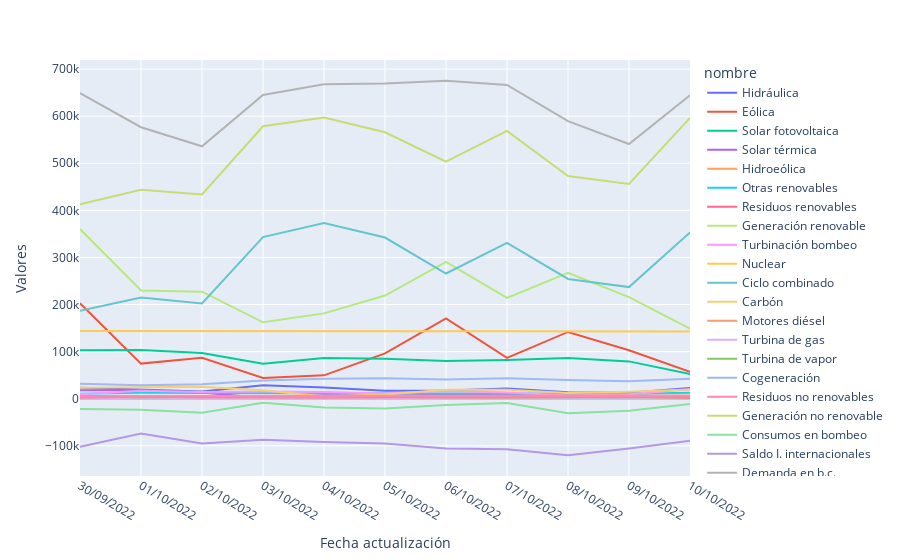

Notebook code for this chart:
### Code cell
px.line(data_frame = df_balance,
        x = 'Fecha actualización',
        y = 'Valores',
        color = 'nombre',
        color_discrete_sequence = colores_personalizados,
)

#Dividir por energías (tres gráficas)

### Figure 1 — Plotly figure (JSON) as saved in the notebook; plotly's stock layout.template omitted (floating-point values rounded to 4 significant figures)
{"data": [{"hovertemplate": "nombre=Hidráulica<br>Fecha actualización=%{x}<br>Valores=%{y}<extra></extra>", "legendgroup": "Hidráulica", "line": {"color": "#636EFA", "dash": "solid"}, "marker": {"symbol": "circle"}, "mode": "lines", "name": "Hidráulica", "orientation": "v", "showlegend": true, "type": "scatter", "x": ["30/09/2022", "01/10/2022", "02/10/2022", "03/10/2022", "04/10/2022", "05/10/2022", "06/10/2022", "07/10/2022", "08/10/2022", "09/10/2022", "10/10/2022"], "xaxis": "x", "y": [23390.0, 18680.0, 15430.0, 28350.0, 23890.0, 16700.0, 17390.0, 21800.0, 13740.0, 12760.0, 22930.0], "yaxis": "y"}, {"hovertemplate": "nombre=Eólica<br>Fecha actualización=%{x}<br>Valores=%{y}<extra></extra>", "legendgroup": "Eólica", "line": {"color": "#EF553B", "dash": "solid"}, "marker": {"symbol": "circle"}, "mode": "lines", "name": "Eólica", "orientation": "v", "showlegend": true, "type": "scatter", "x": ["30/09/2022", "01/10/2022", "02/10/2022", "03/10/2022", "04/10/2022", "05/10/2022", "06/10/2022", "07/10/2022", "08/10/2022", "09/10/2022", "10/10/2022"], "xaxis": "x", "y": [202700.0, 74550.0, 86900.0, 43870.0, 49610.0, 96160.0, 170600.0, 86620.0, 141800.0, 102800.0, 57380.0], "yaxis": "y"}, {"hovertemplate": "nombre=Solar fotovoltaica<br>Fecha actualización=%{x}<br>Valores=%{y}<extra></extra>", "legendgroup": "Solar fotovoltaica", "line": {"color": "#00CC96", "dash": "solid"}, "marker": {"symbol": "circle"}, "mode": "lines", "name": "Solar fotovoltaica", "orientation": "v", "showlegend": true, "type": "scatter", "x": ["30/09/2022", "01/10/2022", "02/10/2022", "03/10/2022", "04/10/2022", "05/10/2022", "06/10/2022", "07/10/2022", "08/10/2022", "09/10/2022", "10/10/2022"], "xaxis": "x", "y": [103100.0, 103200.0, 97180.0, 74180.0, 86290.0, 84710.0, 80310.0, 82330.0, 86370.0, 79300.0, 52330.0], "yaxis": "y"}, {"hovertemplate": "nombre=Solar térmica<br>Fecha actualización=%{x}<br>Valores=%{y}<extra></extra>", "legendgroup": "Solar térmica", "line": {"color": "#AB63FA", "dash": "solid"}, "marker": {"symbol": "circle"}, "mode": "lines", "name": "Solar térmica", "orientation": "v", "showlegend": true, "type": "scatter", "x": ["30/09/2022", "01/10/2022", "02/10/2022", "03/10/2022", "04/10/2022", "05/10/2022", "06/10/2022", "07/10/2022", "08/10/2022", "09/10/2022", "10/10/2022"], "xaxis": "x", "y": [18060.0, 18350.0, 13150.0, 1688.0, 7104.0, 6790.0, 8467.0, 9205.0, 11180.0, 7952.0, 1586.0], "yaxis": "y"}, {"hovertemplate": "nombre=Hidroeólica<br>Fecha actualización=%{x}<br>Valores=%{y}<extra></extra>", "legendgroup": "Hidroeólica", "line": {"color": "#FFA15A", "dash": "solid"}, "marker": {"symbol": "circle"}, "mode": "lines", "name": "Hidroeólica", "orientation": "v", "showlegend": true, "type": "scatter", "x": ["30/09/2022", "01/10/2022", "02/10/2022", "03/10/2022", "04/10/2022", "05/10/2022", "06/10/2022", "07/10/2022", "08/10/2022", "09/10/2022", "10/10/2022"], "xaxis": "x", "y": [105.0, 87.67, 29.35, 6.856, 5.849, 81.17, 116.8, 114.9, 110.0, 91.35, 95.36], "yaxis": "y"}, {"hovertemplate": "nombre=Otras renovables<br>Fecha actualización=%{x}<br>Valores=%{y}<extra></extra>", "legendgroup": "Otras renovables", "line": {"color": "#19D3F3", "dash": "solid"}, "marker": {"symbol": "circle"}, "mode": "lines", "name": "Otras renovables", "orientation": "v", "showlegend": true, "type": "scatter", "x": ["30/09/2022", "01/10/2022", "02/10/2022", "03/10/2022", "04/10/2022", "05/10/2022", "06/10/2022", "07/10/2022", "08/10/2022", "09/10/2022", "10/10/2022"], "xaxis": "x", "y": [10780.0, 12460.0, 12400.0, 12060.0, 11820.0, 12280.0, 11500.0, 11750.0, 11810.0, 10620.0, 12490.0], "yaxis": "y"}, {"hovertemplate": "nombre=Residuos renovables<br>Fecha actualización=%{x}<br>Valores=%{y}<extra></extra>", "legendgroup": "Residuos renovables", "line": {"color": "#FF6692", "dash": "solid"}, "marker": {"symbol": "circle"}, "mode": "lines", "name": "Residuos renovables", "orientation": "v", "showlegend": true, "type": "scatter", "x": ["30/09/2022", "01/10/2022", "02/10/2022", "03/10/2022", "04/10/2022", "05/10/2022", "06/10/2022", "07/10/2022", "08/10/2022", "09/10/2022", "10/10/2022"], "xaxis": "x", "y": [2263.0, 2478.0, 2307.0, 2129.0, 2515.0, 2420.0, 2333.0, 2368.0, 2378.0, 2378.0, 2248.0], "yaxis": "y"}, {"hovertemplate": "nombre=Generación renovable<br>Fecha actualización=%{x}<br>Valores=%{y}<extra></extra>", "legendgroup": "Generación renovable", "line": {"color": "#B6E880", "dash": "solid"}, "marker": {"symbol": "circle"}, "mode": "lines", "name": "Generación renovable", "orientation": "v", "showlegend": true, "type": "scatter", "x": ["30/09/2022", "01/10/2022", "02/10/2022", "03/10/2022", "04/10/2022", "05/10/2022", "06/10/2022", "07/10/2022", "08/10/2022", "09/10/2022", "10/10/2022"], "xaxis": "x", "y": [360300.0, 229800.0, 227400.0, 162300.0, 181200.0, 219100.0, 290700.0, 214200.0, 267400.0, 215900.0, 149100.0], "yaxis": "y"}, {"hovertemplate": "nombre=Turbinación bombeo<br>Fecha actualización=%{x}<br>Valores=%{y}<extra></extra>", "legendgroup": "Turbinación bombeo", "line": {"color": "#FF97FF", "dash": "solid"}, "marker": {"symbol": "circle"}, "mode": "lines", "name": "Turbinación bombeo", "orientation": "v", "showlegend": true, "type": "scatter", "x": ["30/09/2022", "01/10/2022", "02/10/2022", "03/10/2022", "04/10/2022", "05/10/2022", "06/10/2022", "07/10/2022", "08/10/2022", "09/10/2022", "10/10/2022"], "xaxis": "x", "y": [9635.0, 16710.0, 14120.0, 15410.0, 14190.0, 10850.0, 16320.0, 13070.0, 6995.0, 9757.0, 20140.0], "yaxis": "y"}, {"hovertemplate": "nombre=Nuclear<br>Fecha actualización=%{x}<br>Valores=%{y}<extra></extra>", "legendgroup": "Nuclear", "line": {"color": "#FECB52", "dash": "solid"}, "marker": {"symbol": "circle"}, "mode": "lines", "name": "Nuclear", "orientation": "v", "showlegend": true, "type": "scatter", "x": ["30/09/2022", "01/10/2022", "02/10/2022", "03/10/2022", "04/10/2022", "05/10/2022", "06/10/2022", "07/10/2022", "08/10/2022", "09/10/2022", "10/10/2022"], "xaxis": "x", "y": [144100.0, 144200.0, 144000.0, 143700.0, 143700.0, 143200.0, 143300.0, 143300.0, 143100.0, 142900.0, 142600.0], "yaxis": "y"}, {"hovertemplate": "nombre=Ciclo combinado<br>Fecha actualización=%{x}<br>Valores=%{y}<extra></extra>", "legendgroup": "Ciclo combinado", "line": {"color": "rgb(102, 197, 204)", "dash": "solid"}, "marker": {"symbol": "circle"}, "mode": "lines", "name": "Ciclo combinado", "orientation": "v", "showlegend": true, "type": "scatter", "x": ["30/09/2022", "01/10/2022", "02/10/2022", "03/10/2022", "04/10/2022", "05/10/2022", "06/10/2022", "07/10/2022", "08/10/2022", "09/10/2022", "10/10/2022"], "xaxis": "x", "y": [186900.0, 214700.0, 202200.0, 343100.0, 373100.0, 342300.0, 265900.0, 331000.0, 254300.0, 237000.0, 353200.0], "yaxis": "y"}, {"hovertemplate": "nombre=Carbón<br>Fecha actualización=%{x}<br>Valores=%{y}<extra></extra>", "legendgroup": "Carbón", "line": {"color": "rgb(246, 207, 113)", "dash": "solid"}, "marker": {"symbol": "circle"}, "mode": "lines", "name": "Carbón", "orientation": "v", "showlegend": true, "type": "scatter", "x": ["30/09/2022", "01/10/2022", "02/10/2022", "03/10/2022", "04/10/2022", "05/10/2022", "06/10/2022", "07/10/2022", "08/10/2022", "09/10/2022", "10/10/2022"], "xaxis": "x", "y": [23370.0, 24500.0, 25270.0, 17780.0, 4699.0, 8950.0, 18980.0, 19200.0, 12050.0, 14660.0, 19830.0], "yaxis": "y"}, {"hovertemplate": "nombre=Motores diésel<br>Fecha actualización=%{x}<br>Valores=%{y}<extra></extra>", "legendgroup": "Motores diésel", "line": {"color": "rgb(248, 156, 116)", "dash": "solid"}, "marker": {"symbol": "circle"}, "mode": "lines", "name": "Motores diésel", "orientation": "v", "showlegend": true, "type": "scatter", "x": ["30/09/2022", "01/10/2022", "02/10/2022", "03/10/2022", "04/10/2022", "05/10/2022", "06/10/2022", "07/10/2022", "08/10/2022", "09/10/2022", "10/10/2022"], "xaxis": "x", "y": [5687.0, 5689.0, 6217.0, 6848.0, 6135.0, 5698.0, 6133.0, 6325.0, 6160.0, 5601.0, 6863.0], "yaxis": "y"}, {"hovertemplate": "nombre=Turbina de gas<br>Fecha actualización=%{x}<br>Valores=%{y}<extra></extra>", "legendgroup": "Turbina de gas", "line": {"color": "rgb(220, 176, 242)", "dash": "solid"}, "marker": {"symbol": "circle"}, "mode": "lines", "name": "Turbina de gas", "orientation": "v", "showlegend": true, "type": "scatter", "x": ["30/09/2022", "01/10/2022", "02/10/2022", "03/10/2022", "04/10/2022", "05/10/2022", "06/10/2022", "07/10/2022", "08/10/2022", "09/10/2022", "10/10/2022"], "xaxis": "x", "y": [2349.0, 1157.0, 1932.0, 3067.0, 2774.0, 2216.0, 2667.0, 2729.0, 1560.0, 1179.0, 3235.0], "yaxis": "y"}, {"hovertemplate": "nombre=Turbina de vapor<br>Fecha actualización=%{x}<br>Valores=%{y}<extra></extra>", "legendgroup": "Turbina de vapor", "line": {"color": "rgb(135, 197, 95)", "dash": "solid"}, "marker": {"symbol": "circle"}, "mode": "lines", "name": "Turbina de vapor", "orientation": "v", "showlegend": true, "type": "scatter", "x": ["30/09/2022", "01/10/2022", "02/10/2022", "03/10/2022", "04/10/2022", "05/10/2022", "06/10/2022", "07/10/2022", "08/10/2022", "09/10/2022", "10/10/2022"], "xaxis": "x", "y": [4235.0, 3088.0, 3685.0, 4420.0, 4106.0, 3511.0, 3953.0, 4274.0, 3371.0, 2859.0, 3038.0], "yaxis": "y"}, {"hovertemplate": "nombre=Cogeneración<br>Fecha actualización=%{x}<br>Valores=%{y}<extra></extra>", "legendgroup": "Cogeneración", "line": {"color": "rgb(158, 185, 243)", "dash": "solid"}, "marker": {"symbol": "circle"}, "mode": "lines", "name": "Cogeneración", "orientation": "v", "showlegend": true, "type": "scatter", "x": ["30/09/2022", "01/10/2022", "02/10/2022", "03/10/2022", "04/10/2022", "05/10/2022", "06/10/2022", "07/10/2022", "08/10/2022", "09/10/2022", "10/10/2022"], "xaxis": "x", "y": [31640.0, 28400.0, 30920.0, 38800.0, 42390.0, 43410.0, 40990.0, 43420.0, 39840.0, 36940.0, 42500.0], "yaxis": "y"}, {"hovertemplate": "nombre=Residuos no renovables<br>Fecha actualización=%{x}<br>Valores=%{y}<extra></extra>", "legendgroup": "Residuos no renovables", "line": {"color": "rgb(254, 136, 177)", "dash": "solid"}, "marker": {"symbol": "circle"}, "mode": "lines", "name": "Residuos no renovables", "orientation": "v", "showlegend": true, "type": "scatter", "x": ["30/09/2022", "01/10/2022", "02/10/2022", "03/10/2022", "04/10/2022", "05/10/2022", "06/10/2022", "07/10/2022", "08/10/2022", "09/10/2022", "10/10/2022"], "xaxis": "x", "y": [4850.0, 5427.0, 5346.0, 5427.0, 5897.0, 5660.0, 5470.0, 5529.0, 5643.0, 5283.0, 4992.0], "yaxis": "y"}, {"hovertemplate": "nombre=Generación no renovable<br>Fecha actualización=%{x}<br>Valores=%{y}<extra></extra>", "legendgroup": "Generación no renovable", "line": {"color": "rgb(201, 219, 116)", "dash": "solid"}, "marker": {"symbol": "circle"}, "mode": "lines", "name": "Generación no renovable", "orientation": "v", "showlegend": true, "type": "scatter", "x": ["30/09/2022", "01/10/2022", "02/10/2022", "03/10/2022", "04/10/2022", "05/10/2022", "06/10/2022", "07/10/2022", "08/10/2022", "09/10/2022", "10/10/2022"], "xaxis": "x", "y": [412700.0, 443900.0, 433700.0, 578500.0, 597000.0, 565800.0, 503600.0, 568800.0, 473000.0, 456200.0, 596400.0], "yaxis": "y"}, {"hovertemplate": "nombre=Consumos en bombeo<br>Fecha actualización=%{x}<br>Valores=%{y}<extra></extra>", "legendgroup": "Consumos en bombeo", "line": {"color": "rgb(139, 224, 164)", "dash": "solid"}, "marker": {"symbol": "circle"}, "mode": "lines", "name": "Consumos en bombeo", "orientation": "v", "showlegend": true, "type": "scatter", "x": ["30/09/2022", "01/10/2022", "02/10/2022", "03/10/2022", "04/10/2022", "05/10/2022", "06/10/2022", "07/10/2022", "08/10/2022", "09/10/2022", "10/10/2022"], "xaxis": "x", "y": [-21960.0, -23470.0, -29960.0, -8436.0, -18430.0, -20580.0, -13350.0, -9230.0, -30930.0, -25520.0, -11420.0], "yaxis": "y"}, {"hovertemplate": "nombre=Saldo I. internacionales<br>Fecha actualización=%{x}<br>Valores=%{y}<extra></extra>", "legendgroup": "Saldo I. internacionales", "line": {"color": "rgb(180, 151, 231)", "dash": "solid"}, "marker": {"symbol": "circle"}, "mode": "lines", "name": "Saldo I. internacionales", "orientation": "v", "showlegend": true, "type": "scatter", "x": ["30/09/2022", "01/10/2022", "02/10/2022", "03/10/2022", "04/10/2022", "05/10/2022", "06/10/2022", "07/10/2022", "08/10/2022", "09/10/2022", "10/10/2022"], "xaxis": "x", "y": [-102000.0, -73730.0, -95070.0, -87390.0, -92010.0, -95130.0, -105900.0, -107400.0, -119900.0, -105800.0, -89460.0], "yaxis": "y"}, {"hovertemplate": "nombre=Demanda en b.c.<br>Fecha actualización=%{x}<br>Valores=%{y}<extra></extra>", "legendgroup": "Demanda en b.c.", "line": {"color": "rgb(179, 179, 179)", "dash": "solid"}, "marker": {"symbol": "circle"}, "mode": "lines", "name": "Demanda en b.c.", "orientation": "v", "showlegend": true, "type": "scatter", "x": ["30/09/2022", "01/10/2022", "02/10/2022", "03/10/2022", "04/10/2022", "05/10/2022", "06/10/2022", "07/10/2022", "08/10/2022", "09/10/2022", "10/10/2022"], "xaxis": "x", "y": [649000.0, 576500.0, 536100.0, 645000.0, 667800.0, 669200.0, 675100.0, 666400.0, 589500.0, 540800.0, 644600.0], "yaxis": "y"}], "layout": {"legend": {"title": {"text": "nombre"}, "tracegroupgap": 0}, "margin": {"t": 60}, "xaxis": {"anchor": "y", "domain": [0, 1], "title": {"text": "Fecha actualización"}}, "yaxis": {"anchor": "x", "domain": [0, 1], "title": {"text": "Valores"}}}}
